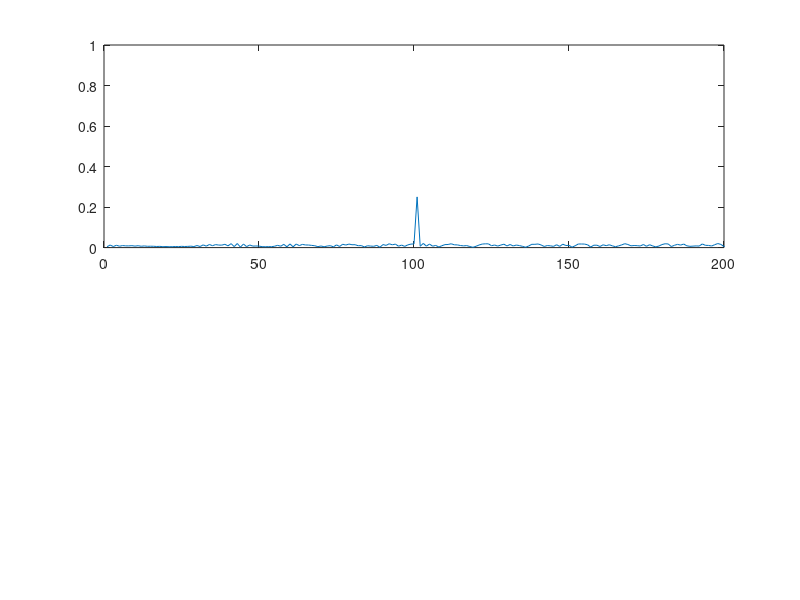
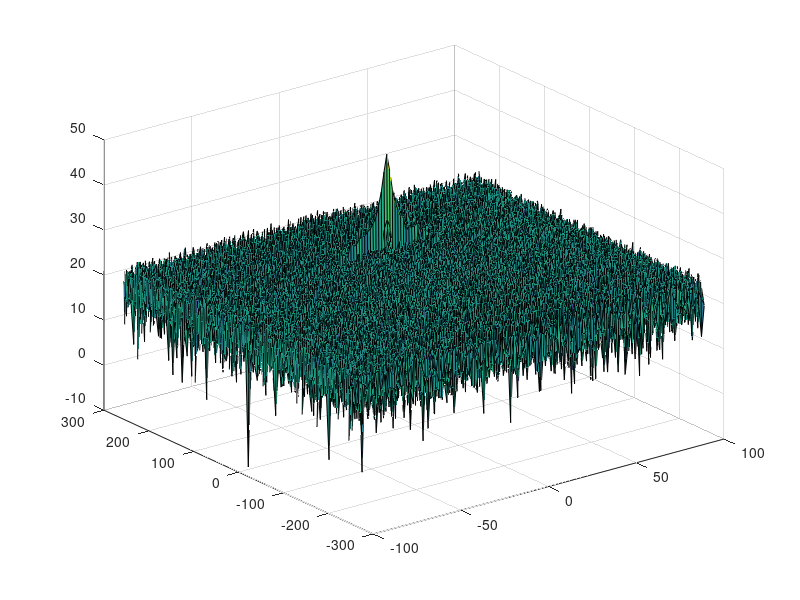
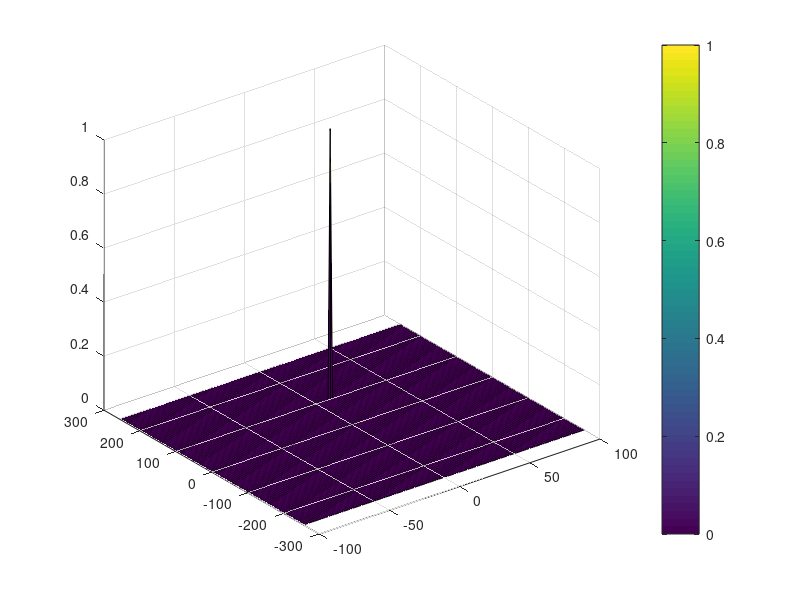

The MATLAB source for these figures, in order:
clear all
clc;

%% Radar Specifications 
%%%%%%%%%%%%%%%%%%%%%%%%%%%
% Frequency of operation = 77GHz
% Max Range = 200m
% Range Resolution = 1 m
% Max Velocity = 100 m/s
%%%%%%%%%%%%%%%%%%%%%%%%%%%

c = 3e8;		% speed of light
fc = 77e9;		% Carrier frequency, Hz
maxRange = 200;		% m
rangeResolution = 1;	% m
maxVelocity = 100;	% m/s
rttScale = 5.5;		% magic

%% User Defined Range and Velocity of target
% *%TODO* :
% define the target's initial position and velocity. Note : Velocity
% remains contant
 
R = 100;  % Initial position
v = 10;  % Initial velocity, remains contant

%% FMCW Waveform Generation

% *%TODO* :
%Design the FMCW waveform by giving the specs of each of its parameters.
% Calculate the Bandwidth (B), Chirp Time (Tchirp) and Slope (slope) of the FMCW
% chirp using the requirements above.
B = c / (2 * rangeResolution);
Tchirp = rttScale * (2 * maxRange / c);  % scale factor on round-trip time 
slope =  B / Tchirp;

                                                          
%The number of chirps in one sequence. Its ideal to have 2^ value for the ease of running the FFT
%for Doppler Estimation. 
Nd=128;                   % #of doppler cells OR #of sent periods % number of chirps

%The number of samples on each chirp. 
Nr=1024;                  %for length of time OR # of range cells

% Timestamp for running the displacement scenario for every sample on each
% chirp
t=linspace(0,Nd*Tchirp,Nr*Nd); %total time for samples
L = Nr * Nd;

%Creating the vectors for Tx, Rx and Mix based on the total samples input.
Tx=zeros(1,length(t)); %transmitted signal
Rx=zeros(1,length(t)); %received signal
Mix = zeros(1,length(t)); %beat signal

%Similar vectors for range_covered and time delay.
r_t=zeros(1,length(t));
td=zeros(1,length(t));


%% Signal generation and Moving Target simulation
% Running the radar scenario over the time. 

for i=1:length(t)         
    
    
    % *%TODO* :
    %For each time stamp update the Range of the Target for constant velocity. 
    td(i) = (R + t(i) * v) * 2 / c;  % seconds

    % *%TODO* :
    %For each time sample we need update the transmitted and
    %received signal. 
    Tx(i) = cos(2 * pi * (fc * t(i) + slope * t(i)^2 / 2));
    Rx(i) = cos(2 * pi * (fc * (t(i) - td(i)) + slope * (t(i) - td(i))^2 / 2));
    
    % *%TODO* :
    %Now by mixing the Transmit and Receive generate the beat signal
    %This is done by element wise matrix multiplication of Transmit and
    %Receiver Signal
    Mix(i) = Tx(i) * Rx(i);
    
end

%% RANGE MEASUREMENT


 % *%TODO* :
%reshape the vector into Nr*Nd array. Nr and Nd here would also define the size of
%Range and Doppler FFT respectively.
beat = reshape(Mix, [Nr, Nd]);

 % *%TODO* :
%run the FFT on the beat signal along the range bins dimension (Nr) and
%normalize.
signal_fft = fft(beat) / Nr;

 % *%TODO* :
% Take the absolute value of FFT output
abs_fft = abs(signal_fft);

 % *%TODO* :
% Output of FFT is double sided signal, but we are interested in only one side of the spectrum.
% Hence we throw out half of the samples.
one_side_fft = abs_fft(1 : Nr / 2);

%plotting the range
figure ('Name','Range from First FFT')
subplot(2,1,1)

 % *%TODO* :
 % plot FFT output 
 % f = Nr / length(one_side_fft) * (0 : (Nr / 2 - 1));
plot(one_side_fft);

axis ([0 200 0 1]);



%% RANGE DOPPLER RESPONSE
% The 2D FFT implementation is already provided here. This will run a 2DFFT
% on the mixed signal (beat signal) output and generate a range doppler
% map.You will implement CFAR on the generated RDM


% Range Doppler Map Generation.

% The output of the 2D FFT is an image that has reponse in the range and
% doppler FFT bins. So, it is important to convert the axis from bin sizes
% to range and doppler based on their Max values.

Mix=reshape(Mix,[Nr,Nd]);

% 2D FFT using the FFT size for both dimensions.
sig_fft2 = fft2(Mix,Nr,Nd);

% Taking just one side of signal from Range dimension.
sig_fft2 = sig_fft2(1:Nr/2,1:Nd);
sig_fft2 = fftshift (sig_fft2);
RDM = abs(sig_fft2);
RDM = 10*log10(RDM) ;

%use the surf function to plot the output of 2DFFT and to show axis in both
%dimensions
doppler_axis = linspace(-100,100,Nd);
range_axis = linspace(-200,200,Nr/2)*((Nr/2)/400);
figure,surf(doppler_axis,range_axis,RDM);

%% CFAR implementation

%Slide Window through the complete Range Doppler Map

% *%TODO* :
%Select the number of Training Cells in both the dimensions.
Tr = 12;  
Td = 3;  

% *%TODO* :
%Select the number of Guard Cells in both dimensions around the Cell under 
%test (CUT) for accurate estimation
Gr = 4;  
Gd = 1;  

% *%TODO* :
% offset the threshold by SNR value in dB
offset = 15;

% *%TODO* :
%Create a vector to store noise_level for each iteration on training cells
noise_level = zeros(Nr/2-2*(Td+Gd),Nd-2*(Tr+Gr));


% *%TODO* :
%design a loop such that it slides the CUT across range doppler map by
%giving margins at the edges for Training and Guard Cells.
%For every iteration sum the signal level within all the training
%cells. To sum convert the value from logarithmic to linear using db2pow
%function. Average the summed values for all of the training
%cells used. After averaging convert it back to logarithimic using pow2db.
%Further add the offset to it to determine the threshold. Next, compare the
%signal under CUT with this threshold. If the CUT level > threshold assign
%it a value of 1, else equate it to 0.

% *%TODO* :
% The process above will generate a thresholded block, which is smaller 
%than the Range Doppler Map as the CUT cannot be located at the edges of
%matrix. Hence,few cells will not be thresholded. To keep the map size same
% set those values to 0. 


   % Use RDM[x,y] as the matrix from the output of 2D FFT for implementing
   % CFAR
N_guard = (2 * Gr + 1) * (2 * Gd + 1) - 1;  % Remove CUT
N_training = (2 * Tr + 2 * Gr + 1) * (2 * Td + 2 * Gd + 1) - (N_guard + 1);

CFAR = zeros(size(RDM));

% Use RDM[x,y] from the output of 2D FFT above for implementing CFAR
for range_index = Tr + Gr + 1 : Nr/2 - Tr - Gr
    for doppler_index = Td + Gd + 1 : Nd - Td - Gd

        training = RDM(range_index - Tr - Gr : range_index + Tr + Gr, ...
                       doppler_index - Td - Gd : doppler_index + Td + Gd);

        training(range_index - Gr : range_index + Gr, ...
                 doppler_index - Gd : doppler_index + Gd) = 0;

        training = db2pow(training);

        training = sum(sum(training)) / N_training;

        training = pow2db(training);

        threshold = training + offset;

        if RDM(range_index, doppler_index) > threshold
            CFAR(range_index, doppler_index) = 1;
        end
    end
end

% *%TODO* :
%display the CFAR output using the Surf function like we did for Range
%Doppler Response output.
figure;
surf(doppler_axis, range_axis, CFAR);
colorbar;


 
 
